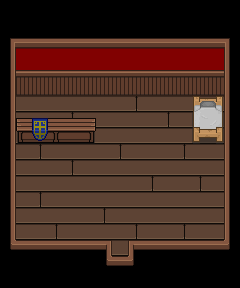

This game map was drawn from its Tiled (.tmx) file and the tilesets committed beside it. A one-line description and the trimmed map source follow:
An orthogonal 15x18 tile map with 16x16 px tiles, 3 tile layers (Base Layer, Ground Layer, Upper Layer), 3 tilesets and 5 objects (Entrance, NPC_01, NPC_17, Check2, Shop).

<map version="1.5" tiledversion="1.6.0" orientation="orthogonal" renderorder="right-down" width="15" height="18" tilewidth="16" tileheight="16" infinite="0" nextlayerid="10" nextobjectid="24">
 <properties>
  <property name="Building" type="bool" value="true" />
  <property name="MapType" value="Town" />
 </properties>
 <tileset firstgid="1" name="tsWallsFloors" tilewidth="16" tileheight="16" tilecount="286" columns="22">
  <image source="../Tilesets/tsWalls_Floors.png" trans="ffffff" width="352" height="209" />
  <tile id="9">
   <properties>
    <property name="Impassable" type="bool" value="true" />
   </properties>
  </tile>
  <tile id="10">
   <properties>
    <property name="Impassable" type="bool" value="true" />
   </properties>
  </tile>
  <tile id="22">
   <properties>
    <property name="Impassable" type="bool" value="true" />
   </properties>
  </tile>
  <tile id="24">
   <properties>
    <property name="Impassable" type="bool" value="true" />
   </properties>
  </tile>
  <tile id="25">
   <properties>
    <property name="Impassable" type="bool" value="true" />
   </properties>
  </tile>
  <tile id="27">
   <properties>
    <property name="Impassable" type="bool" value="true" />
   </properties>
  </tile>
  <tile id="28">
   <properties>
    <property name="Impassable" type="bool" value="true" />
   </properties>
  </tile>
  <tile id="29">
   <properties>
    <property name="Impassable" type="bool" value="true" />
   </properties>
  </tile>
  <tile id="30">
   <properties>
    <property name="Impassable" type="bool" value="true" />
   </properties>
  </tile>
  <tile id="31">
   <properties>
    <property name="Impassable" type="bool" value="true" />
   </properties>
  </tile>
  <tile id="33">
   <properties>
    <property name="Impassable" type="bool" value="true" />
   </properties>
  </tile>
  <tile id="44">
   <properties>
    <property name="Impassable" type="bool" value="true" />
   </properties>
  </tile>
  <tile id="46">
   <properties>
    <property name="Impassable" type="bool" value="true" />
   </properties>
  </tile>
  <tile id="47">
   <properties>
    <property name="Impassable" type="bool" value="true" />
   </properties>
  </tile>
  <tile id="49">
   <properties>
    <property name="Impassable" type="bool" value="true" />
   </properties>
  </tile>
  <tile id="50">
   <properties>
    <property name="Impassable" type="bool" value="true" />
   </properties>
  </tile>
  <tile id="52">
   <properties>
    <property name="Impassable" type="bool" value="true" />
   </properties>
  </tile>
  <tile id="53">
   <properties>
    <property name="Impassable" type="bool" value="true" />
   </properties>
  </tile>
  <tile id="55">
   <properties>
    <property name="Impassable" type="bool" value="true" />
   </properties>
  </tile>
  <tile id="66">
   <properties>
    <property name="Impassable" type="bool" value="true" />
   </properties>
  </tile>
  <tile id="68">
   <properties>
    <property name="Impassable" type="bool" value="true" />
   </properties>
  </tile>
  <tile id="69">
   <properties>
    <property name="Impassable" type="bool" value="true" />
   </properties>
  </tile>
  <tile id="71">
   <properties>
    <property name="Impassable" type="bool" value="true" />
   </properties>
  </tile>
  <tile id="72">
   <properties>
    <property name="Impassable" type="bool" value="true" />
   </properties>
  </tile>
  <tile id="73">
   <properties>
    <property name="Impassable" type="bool" value="true" />
   </properties>
  </tile>
  <tile id="74">
   <properties>
    <property name="Impassable" type="bool" value="true" />
   </properties>
  </tile>
  <tile id="75">
   <properties>
    <property name="Impassable" type="bool" value="true" />
   </properties>
  </tile>
  <tile id="77">
   <properties>
    <property name="Impassable" type="bool" value="true" />
   </properties>
  </tile>
  <tile id="88">
   <properties>
    <property name="Impassable" type="bool" value="true" />
   </properties>
  </tile>
  <tile id="89">
   <properties>
    <property name="Impassable" type="bool" value="true" />
   </properties>
  </tile>
  <tile id="90">
   <properties>
    <property name="Impassable" type="bool" value="true" />
   </properties>
  </tile>
  <tile id="91">
   <properties>
    <property name="Impassable" type="bool" value="true" />
   </properties>
  </tile>
  <tile id="92">
   <properties>
    <property name="Impassable" type="bool" value="true" />
   </properties>
  </tile>
  <tile id="93">
   <properties>
    <property name="Impassable" type="bool" value="true" />
   </properties>
  </tile>
  <tile id="94">
   <properties>
    <property name="Impassable" type="bool" value="true" />
   </properties>
  </tile>
  <tile id="95">
   <properties>
    <property name="Impassable" type="bool" value="true" />
   </properties>
  </tile>
  <tile id="96">
   <properties>
    <property name="Impassable" type="bool" value="true" />
   </properties>
  </tile>
  <tile id="97">
   <properties>
    <property name="Impassable" type="bool" value="true" />
   </properties>
  </tile>
  <tile id="98">
   <properties>
    <property name="Impassable" type="bool" value="true" />
   </properties>
  </tile>
  <tile id="99">
   <properties>
    <property name="Impassable" type="bool" value="true" />
   </properties>
  </tile>
  <tile id="121">
   <properties>
    <property name="Impassable" type="bool" value="true" />
   </properties>
  </tile>
  <tile id="128">
   <properties>
    <property name="Impassable" type="bool" value="true" />
   </properties>
  </tile>
  <tile id="140">
   <properties>
    <property name="Impassable" type="bool" value="true" />
   </properties>
  </tile>
  <tile id="143">
   <properties>
    <property name="Impassable" type="bool" value="true" />
   </properties>
  </tile>
  <tile id="152">
   <properties>
    <property name="Impassable" type="bool" value="true" />
   </properties>
  </tile>
  <tile id="153">
   <properties>
    <property name="Impassable" type="bool" value="true" />
   </properties>
  </tile>
  <tile id="160">
   <properties>
    <property name="Impassable" type="bool" value="true" />
   </properties>
  </tile>
  <tile id="161">
   <properties>
    <property name="Impassable" type="bool" value="true" />
   </properties>
  </tile>
  <tile id="163">
   <properties>
    <property name="Impassable" type="bool" value="true" />
   </properties>
  </tile>
  <tile id="164">
   <properties>
    <property name="Impassable" type="bool" value="true" />
   </properties>
  </tile>
  <tile id="165">
   <properties>
    <property name="Impassable" type="bool" value="true" />
   </properties>
  </tile>
  <tile id="185">
   <properties>
    <property name="Impassable" type="bool" value="true" />
   </properties>
  </tile>
  <tile id="186">
   <properties>
    <property name="Impassable" type="bool" value="true" />
   </properties>
  </tile>
 </tileset>
 <tileset firstgid="287" source="../Tilesets/tsFurniture.tsx" />
 <tileset firstgid="587" source="../Tilesets/tilesetHouses.tsx" />
 <layer id="6" name="Base Layer" width="15" height="18">
  <data>[270 cells, 270 non-empty, 8 distinct tile ids]</data>
 </layer>
 <layer id="7" name="Ground Layer" width="15" height="18">
  <data>[270 cells, 91 non-empty, 20 distinct tile ids]</data>
 </layer>
 <layer id="8" name="Upper Layer" width="15" height="18">
  <data>[270 cells, 22 non-empty, 11 distinct tile ids]</data>
 </layer>
 <objectgroup id="4" name="Travel Layer">
  <object id="1" name="Entrance" x="112" y="268" width="16" height="4">
   <properties>
    <property name="EntranceDir" value="Up" />
    <property name="Map" value="mapTown" />
   </properties>
  </object>
 </objectgroup>
 <objectgroup id="9" name="MapObject" />
 <objectgroup id="5" name="Character Layer">
  <object id="13" name="NPC_01" x="177.025" y="162.234" width="12.375" height="11.4375" />
  </objectgroup>
</map>
<!-- 3 of 5 objects omitted -->
